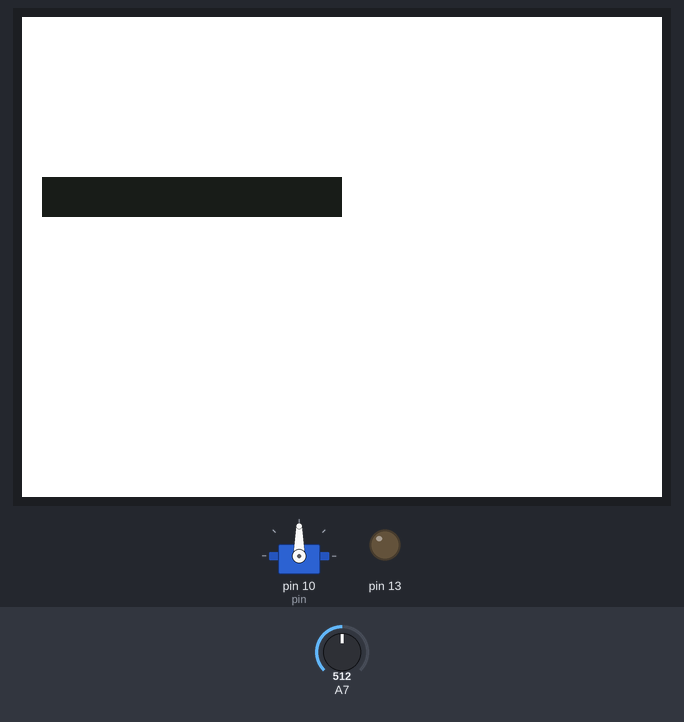
Simulated run of this sketch. Board: Arduino Nano, built with avr-gcc and run on an emulated ATmega328P. On the bench: 320×240 colour display, servo, output pins drawn as LEDs (lit = HIGH). Inputs (shaded band) come from the test bench; at power-on: A7 = 512. What the sketch prints to the serial monitor is not drawn.

Above: at 0.4 s.
At 1.4 s:
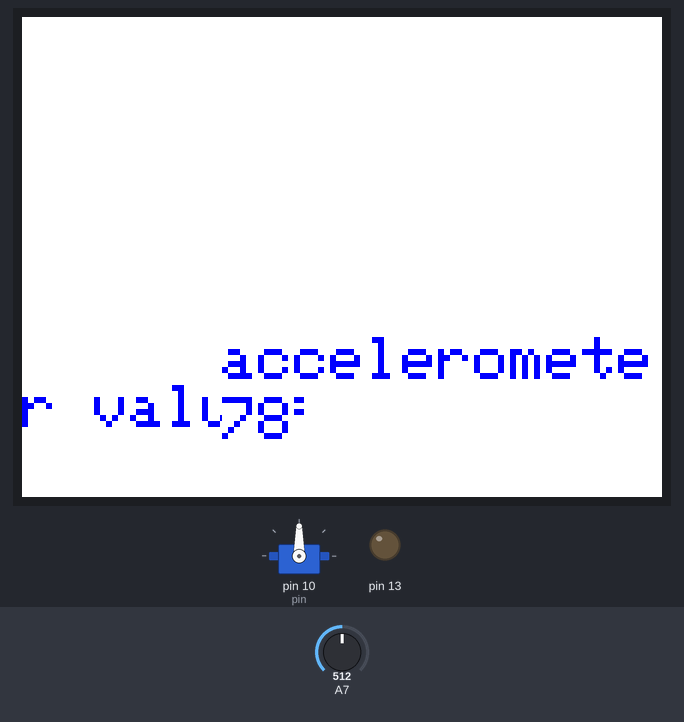
1.5 s: A7 set to 0
At 4.5 s:
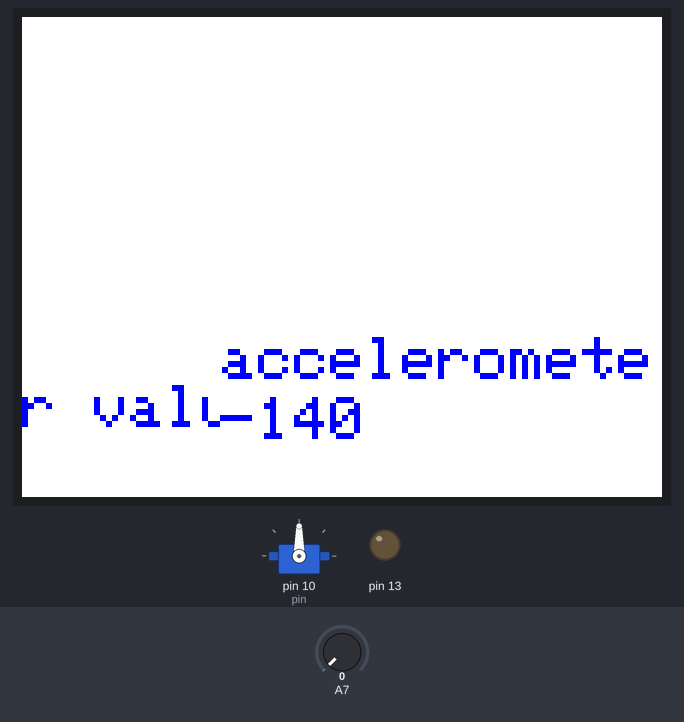
5.0 s: A7 set to 20
At 6.7 s:
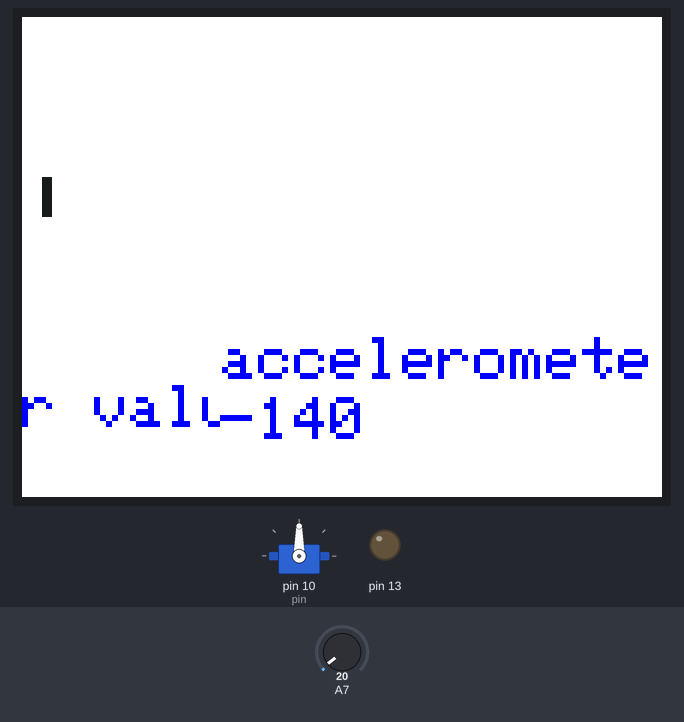
8.4 s: A7 set to 92
At 10.0 s:
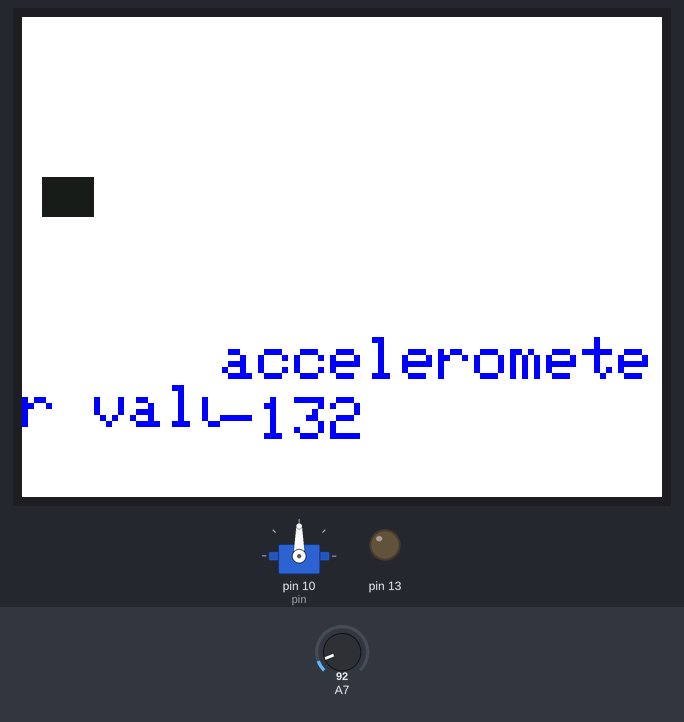
Timing chart, 0 to 11.5 s (numbered marks = the images above; inputs shaded):
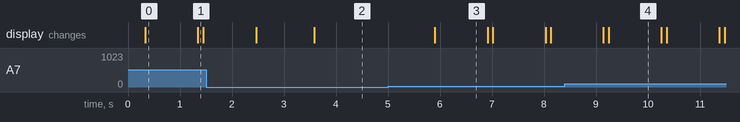

Measured:
- after the input at 5.0 s, the display: changes after 0.90 s (image 3)
- after the input at 8.4 s, the display: first differs from a run without the input after 0.84 s (image 4)
- what the display in image 0 shows lasts 1.0 s, from 0.3 s to 1.3 s

The sketch:

accelerometer.ino
```cpp
#include <SPFD5408_Adafruit_GFX.h>    //--> Core graphics library
#include <SPFD5408_Adafruit_TFTLCD.h> //--> Hardware-specific library
#include <SPFD5408_TouchScreen.h>
#include <Servo.h>
//----------------------------------------

//----------------------------------------
#if defined(__SAM3X8E__)
    #undef __FlashStringHelper::F(string_literal)
    #define F(string_literal) string_literal
#endif

//----------------------------------------Pin configuration and initialization for Touchscreen
#define YP A1 //--> must be an analog pin, use "An" notation!
#define XM A2 //--> must be an analog pin, use "An" notation!
#define YM 7  //--> can be a digital pin
#define XP 6  //--> can be a digital pin

TouchScreen ts = TouchScreen(XP, YP, XM, YM, 300);

#define LCD_CS A3
#define LCD_CD A2
#define LCD_WR A1
#define LCD_RD A0

// optional
#define LCD_RESET A4

Adafruit_TFTLCD tft(LCD_CS, LCD_CD, LCD_WR, LCD_RD, LCD_RESET);

#define BLACK   0x0000
#define BLUE    0x001F
#define RED     0xF800
#define GREEN   0x07E0
#define CYAN    0x07FF
#define MAGENTA 0xF81F
#define YELLOW  0xFFE0
#define WHITE   0xFFFF
#define BLACKM  0x18E3

#define TS_MAXX 919
#define TS_MAXY 865
#define TS_MINX 145
#define TS_MINY 82

#define MINPRESSURE 10
#define MAXPRESSURE 1000


int BtnGreenX = 30;
int BtnGreenY = 30;
int BtnRedX = 200;
int BtnRedY = 30;
int pin=10;

Servo servo_pin;

void setup() {
  // put your setup code here, to run once:
  Serial.begin(9600);

tft.reset();
  tft.begin(0x9341);
  tft.setRotation(1);
  tft.fillScreen(WHITE);

  //DrawButtonGreen(BtnGreenX,BtnGreenY);
  //DrawButtonRed(BtnRedX, BtnRedY);

 // tft.setTextSize(3);
 // tft.setTextColor(BLUE, WHITE);
  //tft.setCursor(100, 160);
  //tft.print("Angle:180");
  pinMode(13, OUTPUT);

  servo();
   acc();
}
void acc(){
  pinMode(A7,INPUT);
}
void servo(){
  pinMode(pin,OUTPUT);
  servo_pin.attach(pin,500,2500);
}

/*void loop() {

  digitalWrite(13, HIGH);
  TSPoint p = ts.getPoint();
  digitalWrite(13, LOW);
  pinMode(XM, OUTPUT);
  pinMode(YP, OUTPUT);

  p.x = map(p.x, TS_MINX, TS_MAXX, 0,tft.height());
  p.y = map(p.y, TS_MINY, TS_MAXY, 0, tft.width());

  int y_set_rotatoon_135 = map(p.x, 0, 240, 0, tft.height());
  int x_set_rotatoon_135 = map(tft.width() - p.y, 0, 320, 0, tft.width());
}*/
void loop(){

 int xvalue;
  xvalue=analogRead(A7);
  int read=map(xvalue,328,349,0,9);
  Serial.println("accelerometer=");
  Serial.println(xvalue);
 delay(100);

tft.fillRect(10, 80, map(xvalue,0,1023,0,300), 20, BLACKM);

  delay(1000);

tft.fillRect(10, 80, map(xvalue,0,1023,0,300), 20, WHITE);


  tft.setTextSize(3);
 tft.setTextColor(BLUE, WHITE);
  tft.setCursor(100, 160);
  tft.print("accelerometer value=");
  tft.setCursor(100, 190);
    tft.print(read);
}


  /*if (p.z > MINPRESSURE && p.z < MAXPRESSURE) {

    if (x_set_rotatoon_135 > BtnGreenX && x_set_rotatoon_135 < (BtnGreenX+84) && y_set_rotatoon_135 > BtnGreenY && y_set_rotatoon_135 < (BtnGreenY+84)) {
      tft.setTextSize(3);
      tft.setTextColor(BLUE, WHITE);
      tft.setCursor(100, 160);
      tft.print("Angle:180");
        servo_pin.write(180);


      DrawButtonGreenPress(BtnGreenX, BtnGreenY);
      delay(100);
      DrawButtonGreen(BtnGreenX,BtnGreenY);
    }


    if (x_set_rotatoon_135 > BtnRedX && x_set_rotatoon_135 < (BtnRedX+84) && y_set_rotatoon_135 > BtnRedY && y_set_rotatoon_135 < (BtnRedY+84)) {
      tft.setTextSize(3);
      tft.setTextColor(BLUE, WHITE);
      tft.setCursor(100, 160);
      tft.print("Angle: 90");
     servo_pin.write(90);

      DrawButtonRedPress(BtnRedX, BtnRedY);
      delay(100);
      DrawButtonRed(BtnRedX, BtnRedY);
    }

  }
}
void DrawButtonGreen(int xp, int yp) {
  tft.fillRoundRect(xp, yp, 84, 84, 10, BLACKM);
  tft.fillRoundRect(xp+2, yp+2, 80, 80, 10, GREEN);
  tft.setCursor(xp+18, yp+32);
  tft.setTextSize(3);
  tft.setTextColor(WHITE);
  tft.println("180");
}
void DrawButtonGreenPress(int xp, int yp) {
  tft.fillRoundRect(xp, yp, 84, 84, 10, BLACKM);
}
void DrawButtonRed(int xp, int yp) {
  tft.fillRoundRect(xp, yp, 84, 84, 10, BLACKM);
  tft.fillRoundRect(xp+2, yp+2, 80, 80, 10, RED);
  tft.setCursor(xp+18, yp+35);
  tft.setTextSize(3);
  tft.setTextColor(WHITE);
  tft.println("90");
}
void DrawButtonRedPress(int xp, int yp) {
  tft.fillRoundRect(xp, yp, 84, 84, 10, BLACKM);
}*/
```
